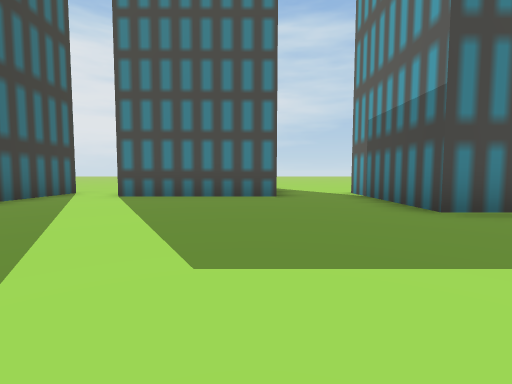
View 1 (above)

24 first-person views from a walk through a scene from a Unity 3-D project. The camera is 1.2 m above the floor, tilts 4° down and sees 85° across. The floor is counted in squares, 2.25 m on a side. Each view is taken from the middle of a square. On the plan, view 1 faces up. The plan holds only what a view shows up to about 9 squares ahead; the rest is blank. The place goes on beyond the plan. The player is left out. Some animated figures are not drawn.

View 2
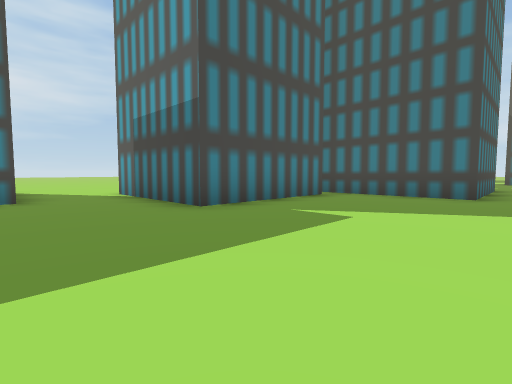

View 3
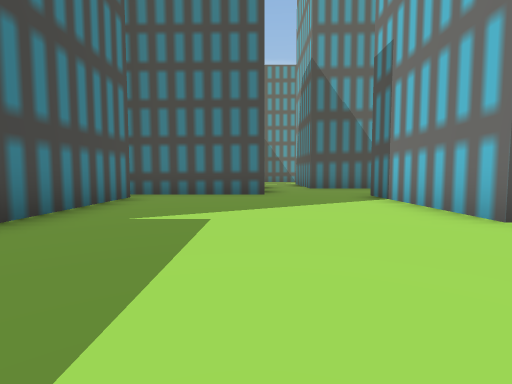

View 4
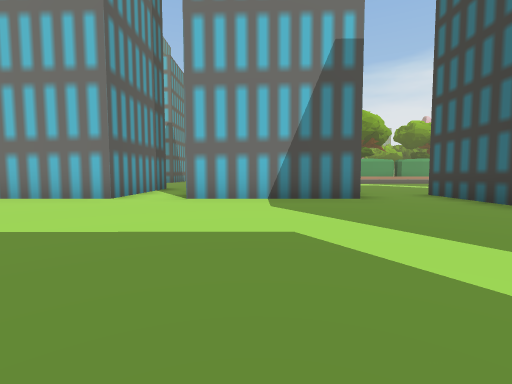

View 5
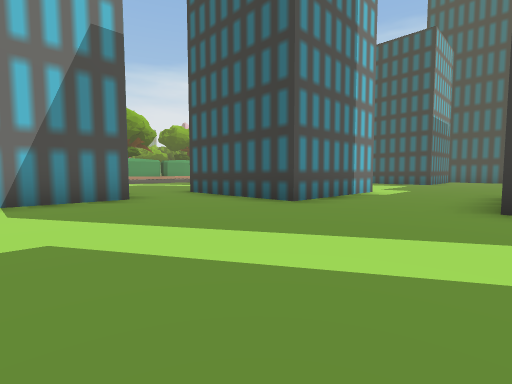

View 6
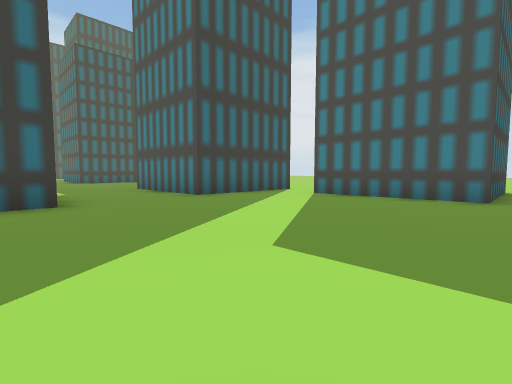

View 7
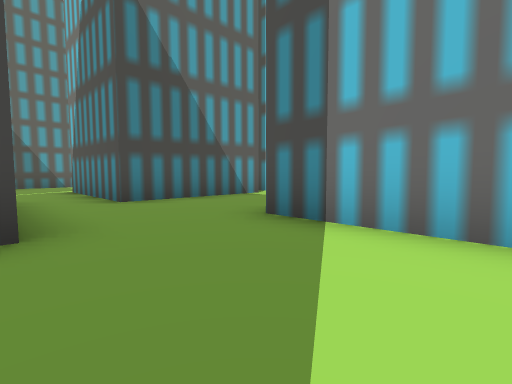

View 8
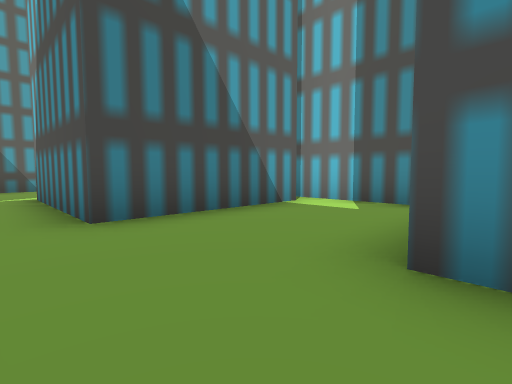

View 9
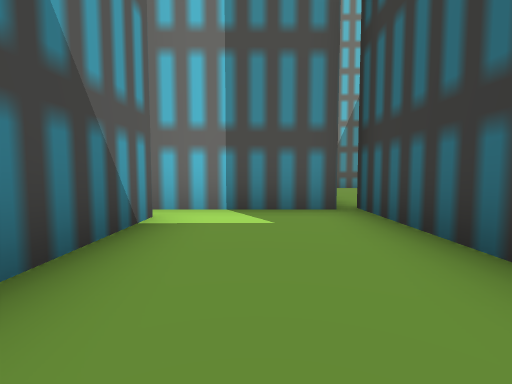

View 10
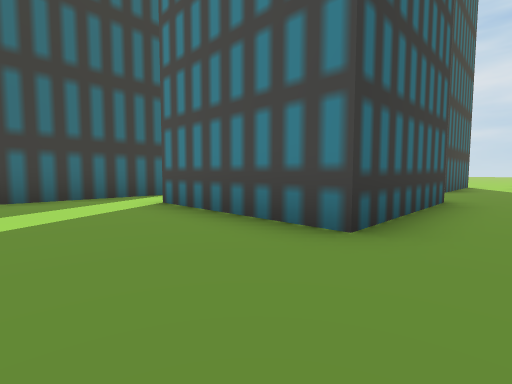

View 11
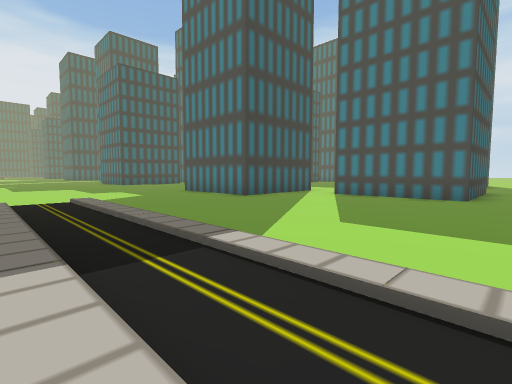

View 12
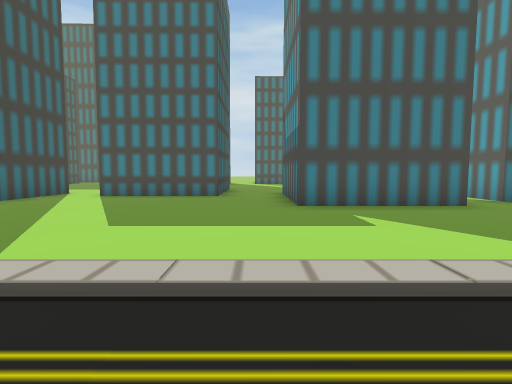

View 13
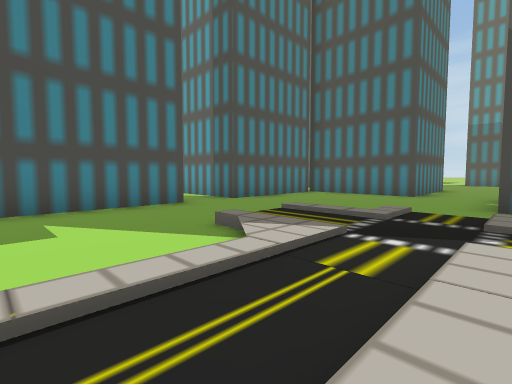

View 14
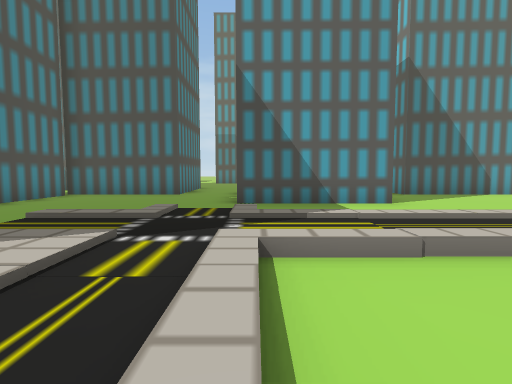

View 15
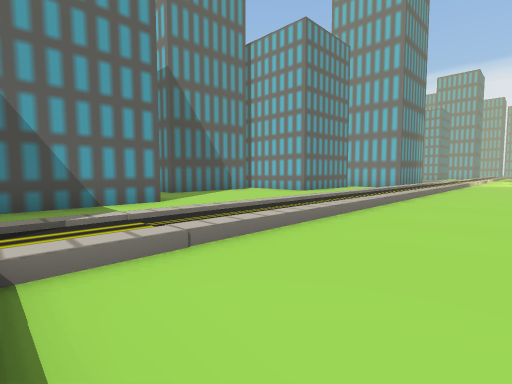

View 16
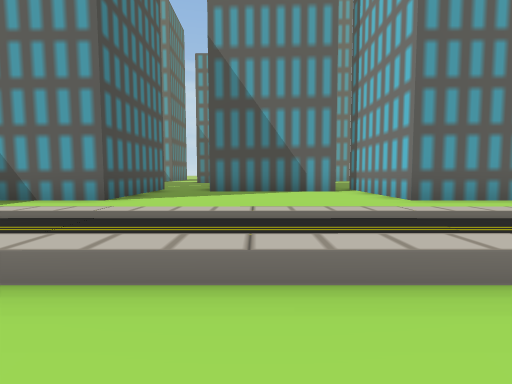

View 17
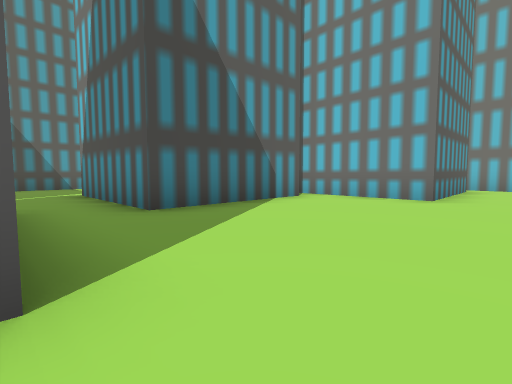

View 18
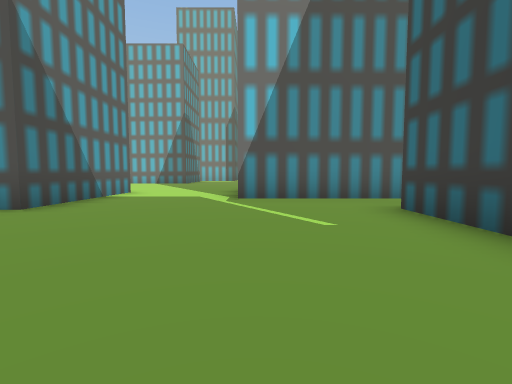

View 19
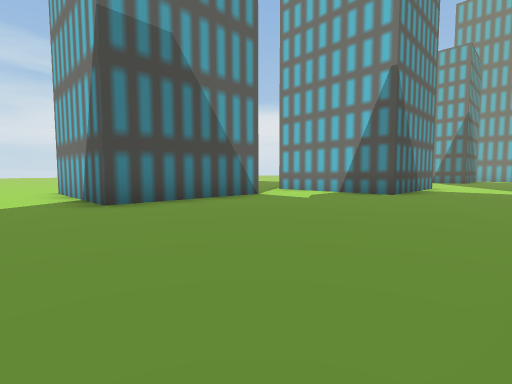

View 20
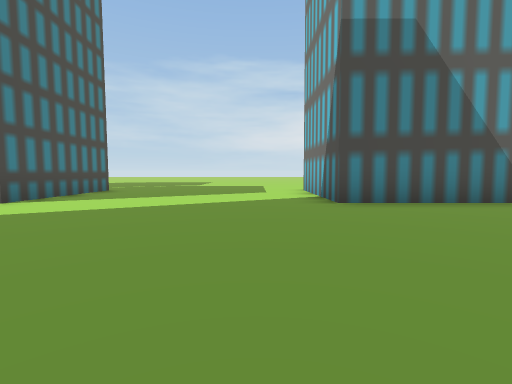

View 21
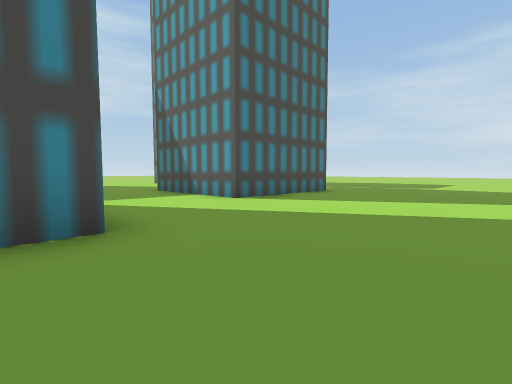

View 22
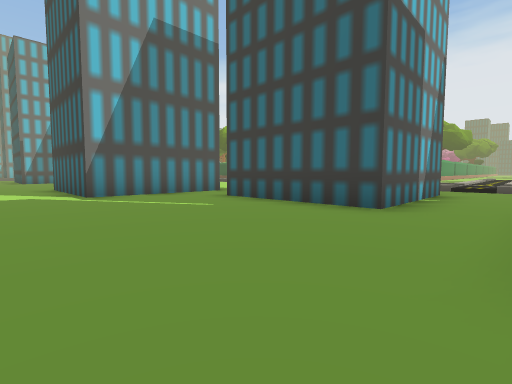

View 23
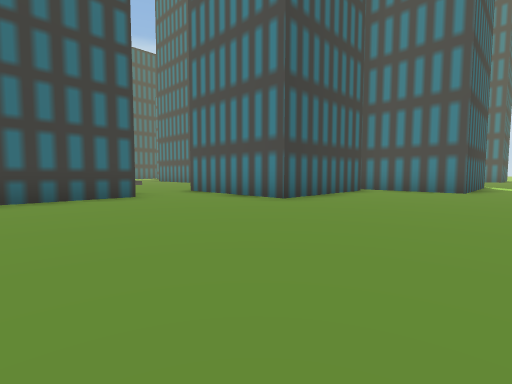

View 24
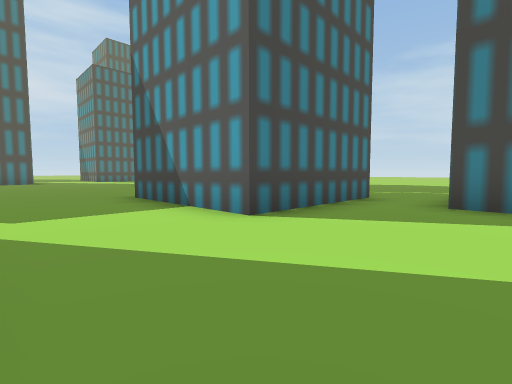

### Floor plan
Key: @ floor where view 1 was taken; . main floor; : floor 0.25 m higher than the main floor; / step, stairs or slope; O other object.
Columns run from 14 left of view 1 to 19 right of it. Each row starts with its distance up from view 1.
  7          O.   O..O
  6          O.OOOO..O
  5          O.......O
  4       OOOO.......OOOOO
  3    ..................O
  2    ..................O       ..
  1     ...OOO...........OOOO.. ..O
  0           O...@...............O
 -1           O............OOOOO..O
 -2     O..OOOO.OOOO.OOOO..O   O..OOOO
 -3     O.......O   .O  O..O   O......
 -4     O.......O   .O  O..OOOOO......
 -5     O.......OOOO.OOOOOOOO.........
 -6    ..................O  O.........
 -7   ...................O  O.........
 -8  ..............//....OOOO.........
 -9 ..............///.............OOOO
-10 .....//////////:/.............O
-11      ////////////..OOOO.......O
-12             ...//..O  O.......O
-13             ...:/..O  O.........
-14             ...:/..OOOO.....OOOO
-15             ...:/...........O
-16             ...:/....OOOO...O
-17             ...:/....O  O...OOOO..
-18             ...:/....O  O.........
-19             ...:/....O  O.....O
-20             ...:/..OOOO  .....O
-21              ..  ..O
-22              ..  ..O

Positions as (right, up) in squares from view 1, and headings:
1: (0, 0), facing up
2: (0, 0), facing up-right
3: (0, 1), facing right
4: (0, 4), facing down
5: (0, 4), facing down-left
6: (1, 0), facing up-left
7: (4, 1), facing down-right
8: (6, 0), facing down-right
9: (8, -1), facing down
10: (-3, -5), facing up-left
11: (-3, -11), facing up-left
12: (-3, -11), facing up
13: (-2, -11), facing up-right
14: (-2, -11), facing right
15: (-2, -11), facing down-right
16: (-1, -17), facing right
17: (3, -14), facing down-right
18: (10, -10), facing down
19: (11, -7), facing down-right
20: (11, -7), facing right
21: (12, -7), facing up-right
22: (12, -9), facing down-left
23: (14, -13), facing up-left
24: (11, -20), facing up-right
